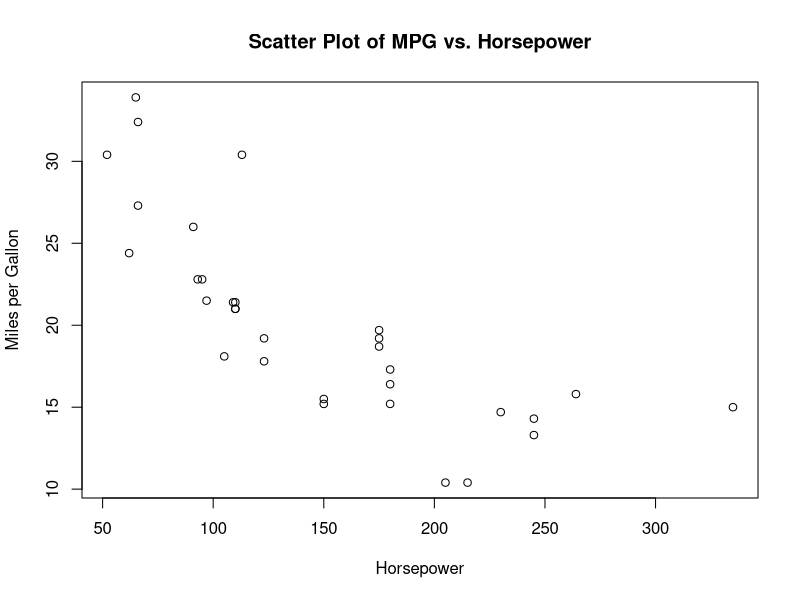
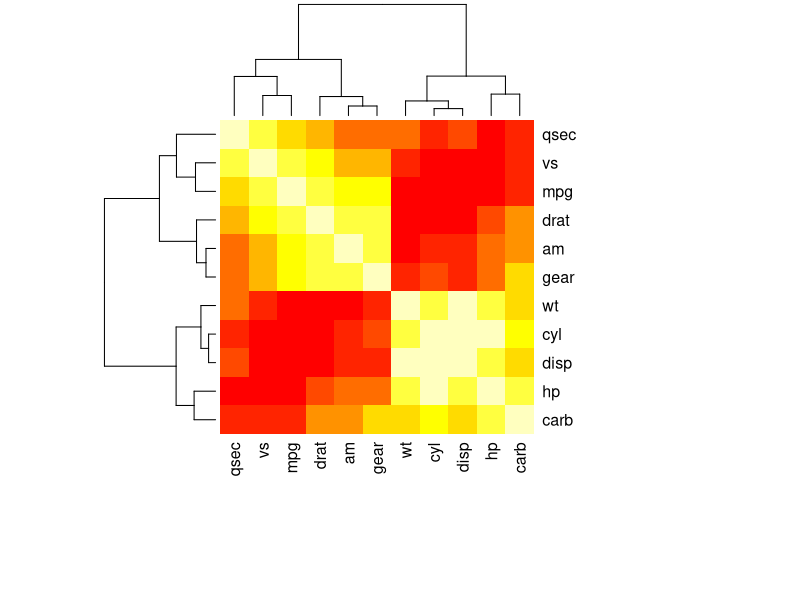
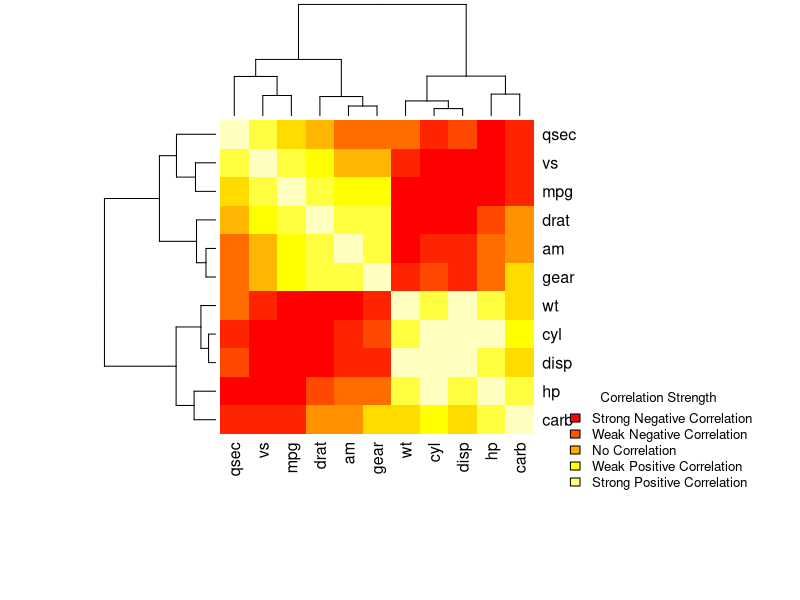

Write the R code that produced these figures, in order.
#' # Lecture 13: A real-world example of using R for data analysis
#' `r Sys.Date()`
#'
#' In this lecture, we will work on a real-world example of using R for data
#' analysis. We will load a data set and perform some basic data exploration and
#' analysis.
#'
#' ** Load the data set
#'
#' The data set we will be using is the `mtcars` data set, which is a built-in
#' data set in R. The data set contains information about various car models,
#' including the number of cylinders, horsepower, and miles per gallon (mpg).
#'
#' Let's load the data set and take a look at the first few rows.
#'
#' Load the mtcars data set
data(mtcars)

#' Display the first few rows of the data set
head(mtcars)

#' Check the structure of the data set
str(mtcars)

#' Summary of the data set
summary(mtcars)

#' These steps provide us with an overview of the data set, including the column
#' names, data types, and summary statistics. We can see that the data set
#' contains 32 observations and 11 variables. The variables include the number
#' of cylinders, horsepower, and miles per gallon (mpg) of each car model. We
#' can use this information to perform further analysis and visualization of the
#' dataset.
#'
#' The data set contains the following columns:
#'
#' - mpg: Miles/(US) gallon
#' - cyl: Number of cylinders
#' - disp: Displacement (cu.in.)
#' - hp: Gross horsepower
#' - drat: Rear axle ratio
#' - wt: Weight (1000 lbs)
#' - qsec: 1/4 mile time
#' - vs: V/S
#'
#' It is also possible to use the `help` function to get more information about
#' the data set (since it is a built-in data set in R).
#'
#' Help on the mtcars data set
#+ eval=FALSE
help(mtcars)

#' This provides additional information about the data set, including the source
#' and description of the dataset.
#'
#' Now that we have loaded and explored the data set, we can perform further
#' analysis and visualization to gain insights from the data.
#'
#' For example, we can create a scatter plot of miles per gallon (mpg) versus
#' horsepower to see if there is a relationship between the two variables.
#'
#' Create a scatter plot of mpg vs. hp
plot(mtcars$hp,
     mtcars$mpg,
     xlab = "Horsepower",
     ylab = "Miles per Gallon",
     main = "Scatter Plot of MPG vs. Horsepower")

#' The scatter plot shows the relationship between miles per gallon (mpg) and
#' horsepower for the car models in the dataset. We can see that there is a
#' negative relationship between the two variables, with higher horsepower
#' values corresponding to lower miles per gallon values. The help page for the
#' plot() function provides more information about customizing plots and adding
#' labels and titles. It also informs us what the arguments are and how they can
#' be used.
#+ eval=FALSE
?plot

#' We see that `x` and `y` are the variables to be plotted, `xlab` and `ylab` are the
#' labels for the `x` and `y` axes, and `main` is the title of the plot. Again, the
#' help function is a valuable resource for learning more about functions and
#' how to use them in R.
#'
#' Let's continue exploring the data set and performing further analysis to gain
#' insights from the data.
#'
#' For instance we can calculate the correlation between the variables in the
#' dataset.
#'
#' Calculate the correlation matrix
correlation_matrix <- cor(mtcars)

#' Display the correlation matrix
print(correlation_matrix)

#' It is clear that the correlation matrix provides information about the
#' relationships between the variables in the dataset. We can see that some
#' variables are positively correlated, while others are negatively correlated.
#'
#' We can also visualize the correlation matrix using a heatmap to better
#' understand the relationships between the variables.
#'
#' Create a heatmap of the correlation matrix
heatmap(
  correlation_matrix,
  col = heat.colors(10),
  symm = TRUE,
  margins = c(10, 10)
)

#' Note that we can organize the code in a more readable way by breaking it into
#' multiple lines. This makes it easier to understand and modify the code. The
#' linebreaks can occur after commas or operators.
#'
#' The heatmap provides a visual representation of the correlation matrix, with
#' warmer colors indicating stronger positive correlations and cooler colors
#' indicating stronger negative correlations. This visualization can help us
#' identify patterns and relationships between the variables in the dataset.
#'
#' Let's add a legend to the heatmap to better understand the color scale.
#'
#' Add a legend to the heatmap. Added the heatmap code again since the legend
#' needs to be added after the heatmap is created, which is not possible in
#' RMarkdown unless evaluated in the same code chunk. This is a workaround,
#' and not necessary for regular R scripts since the plot already exists.
heatmap(
  correlation_matrix,
  col = heat.colors(10),
  symm = TRUE,
  margins = c(10, 10)
)
legend(
  "bottomright",
  legend = c(
    "Strong Negative Correlation",
    "Weak Negative Correlation",
    "No Correlation",
    "Weak Positive Correlation",
    "Strong Positive Correlation"
  ),
  fill = heat.colors(5),
  bty = "n",
  ncol = 1,
  cex = 0.8,
  title = "Correlation Strength"
)

#' The legend provides a key to the color scale used in the heatmap, indicating
#' the strength of the correlation between variables. This additional
#' information helps us interpret the heatmap and understand the relationships
#' between the variables in the dataset.
#'
#' In this lecture, we worked on a real-world example of using R for data
#' analysis. We loaded the `mtcars` data set, explored the data, created
#' visualizations, and calculated the correlation between variables. These steps
#' demonstrate how R can be used to analyze and visualize data, gain insights,
#' and make data-driven decisions.
#'
#' We encourage you to explore the data set further, try different
#' visualizations, and perform additional analysis to deepen your understanding
#' of the data.
#'
#' That's it for this lecture! In the next lecture, we will cover more advanced
#' topics in R and explore additional data analysis techniques.
